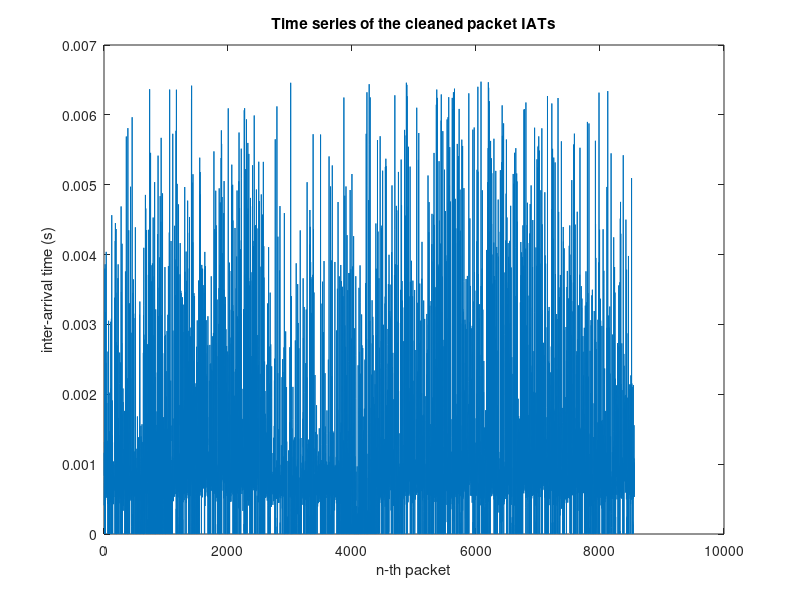

The MATLAB source for this figure: (Note: this script raises an error after producing the figure.)
clear;
close all;
load('time1.mat');

gap = diff(Time);

% Question 3.2
fprintf('minimum: %f\n', min(gap));
fprintf('maximum: %f\n', max(gap));
fprintf('average: %f\n', mean(gap));
fprintf('standard deviation: %f\n\n', std(gap));

% Question 3.3
gap_clean = gap(gap<prctile(gap, 95));
fprintf('minimum (clean): %f\n', min(gap_clean));
fprintf('maximum (clean): %f\n', max(gap_clean));
fprintf('average (clean): %f\n', mean(gap_clean));
fprintf('standard deviation (clean): %f\n', std(gap_clean));

% Question 3.4
plot(gap_clean);
title('Time series of the cleaned packet IATs');
xlabel('n-th packet');
ylabel('inter-arrival time (s)');

figure;
histogram(gap_clean);
title('Histogram of the cleaned packet IATs and trend line');
xlabel('Inter-arrival time (s)');
ylabel('Quantity of packets');

% Question 3.5
muhat = expfit(gap_clean, 1e-12)

% Question 3.6
x = 0:1e-6:max(gap_clean);
hold on;
plot(x, exppdf(x, muhat), 'linewidth', 2);
legend('histogram', 'trend line');
